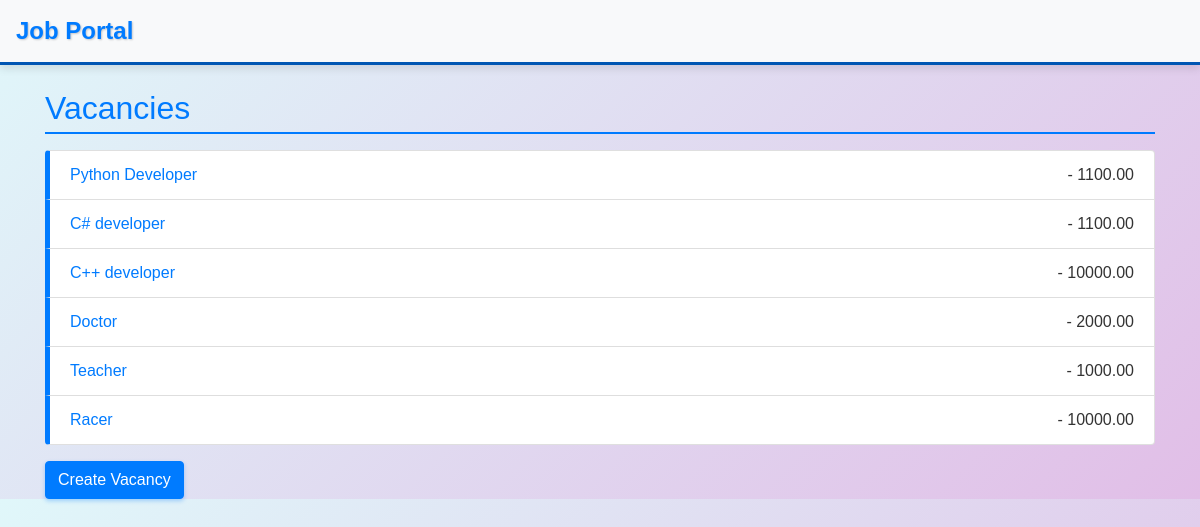
Page /vacancies/ on the committed database.
### vacancy/models.py (models this page shows, shortened)
class Vacancy(models.Model):
    title = models.CharField(max_length=255)
    image = models.ImageField(upload_to='static/images', null = True)
    description = models.TextField()
    salary = models.DecimalField(max_digits=10, decimal_places=2)
    typeofwork = models.CharField(max_length=50)
    created_at = models.DateTimeField(auto_now=True)
    is_active = models.BooleanField(default=True)
    category = models.ForeignKey(Category, on_delete=models.CASCADE, related_name='vacancies', default = 1)

### vacancy/views.py (the view)
# urls.py: path('vacancies/', VacancyListView.as_view(), name='vacancy_list'),
class VacancyListView(ListView):
    model = Vacancy
    template_name = 'vacancy_list.html'

### templates/vacancy_list.html (shortened to what this page needs)
{% extends 'base.html' %}
{% block content %}
<h2>Vacancies</h2>
<ul class="list-group">
    {% for vacancy in object_list %}
        <li class="list-group-item">
            <a href="{% url 'vacancy_detail' vacancy.pk %}">{{ vacancy.title }}</a> - {{ vacancy.salary }}
        </li>
    {% endfor %}
</ul>
<a href="{% url 'vacancy_create' %}" class="btn btn-primary mt-3">Create Vacancy</a>
{% endblock %}

### static/css/main.css (style rules this page uses)
body { font-family: Arial, sans-serif; background: linear-gradient(135deg, #e0f7fa, #e1bee7); color: #333; transition: background-color 0.3s ease-in-out; }
h2 { font-size: 2rem; color: #007bff; border-bottom: 2px solid #007bff; padding-bottom: 5px; margin-bottom: 1rem; animation: fadeIn 1s ease-in-out; }
.list-group-item { display: flex; justify-content: space-between; align-items: center; background-color: #ffffff; color: #333; border-left: 5px solid #007bff; transition: background-color 0.3s ease; }
.btn-primary { background-color: #007bff; border-color: #007bff; box-shadow: 0 2px 4px rgba(0, 123, 255, 0.3); transition: background-color 0.3s, transform 0.2s; }

### rows in the picture
Vacancy: title "Python Developer", salary "1100.00"
Vacancy: title "С# developer", salary "1100.00"
Vacancy: title "C++ developer", salary "10000.00"
Vacancy: title "Doctor", salary "2000.00"
Vacancy: title "Teacher", salary "1000.00"
Vacancy: title "Racer", salary "10000.00"
